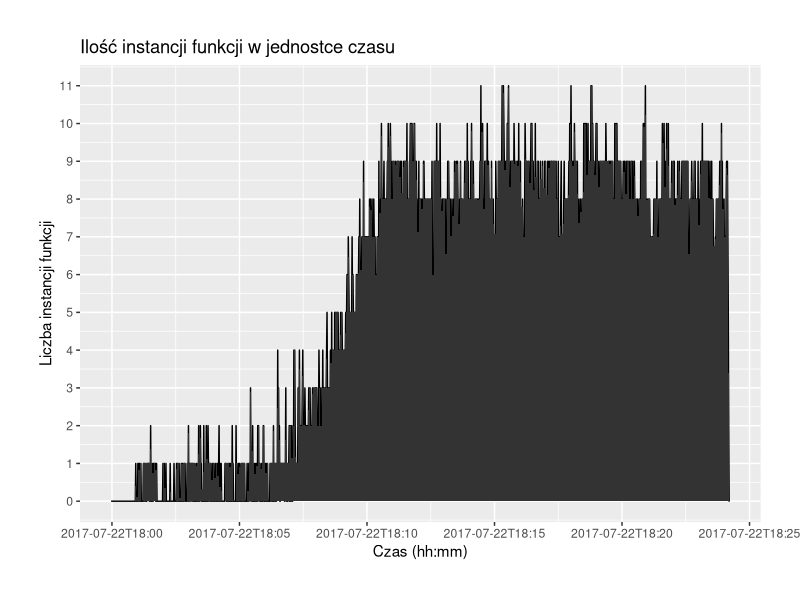

Recreate this plot in R.
library("ggplot2")
library("scales")

png(filename="hosts.png", width=1280, height=1024)

dat = read.csv("hosts.csv", sep=';')
dat$Time = as.POSIXct(dat$Time, format = "%Y-%m-%dT%H:%M:%S")

ggplot(data=dat, aes(x=Time, y=Value, group=1)) +
geom_line(colour="black", size=0.5) +
   scale_x_datetime(labels = date_format("%Y-%m-%dT%H:%M"), breaks = pretty_breaks(n=10)) +
   scale_y_continuous(breaks=pretty_breaks(n=10)) +
   theme(plot.margin = unit(c(1,1,1,1), "cm")) +
   labs(x="Czas (hh:mm)") +
   labs(y="Liczba instancji funkcji") +
   geom_area(aes(y=Value)) +
ggtitle("Ilość instancji funkcji w jednostce czasu")




